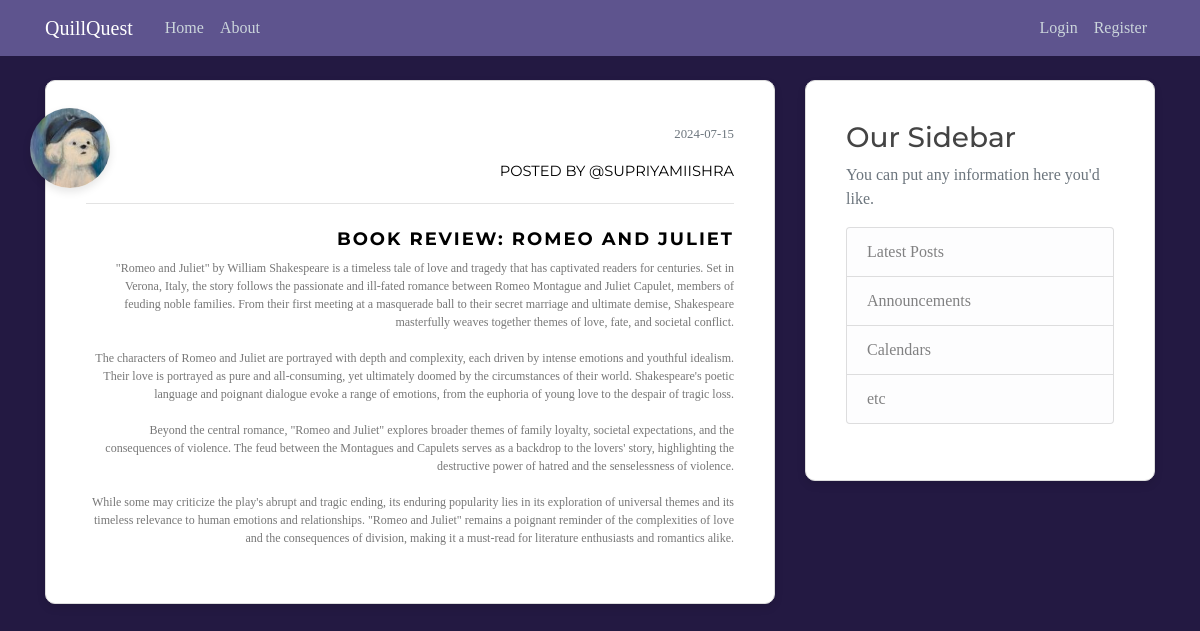
/post/38, run on the app's committed database.
### flaskblog/models.py (models this page shows, shortened)
class User(db.Model, UserMixin): #import from db.Model
    __tablename__ = "user"
    id = db.Column(db.Integer, primary_key= True )
    username = db.Column(db.String(20), unique= True, nullable= False)
    email = db.Column(db.String(120), unique= True, nullable= False)
    image_file = db.Column(db.String(120), nullable= False, default = 'default.jpeg') #hashing for length
    password = db.Column(db.String(60), nullable= False)
    posts = db.relationship ('Post', backref = 'author', lazy =  True) #one-to-many relationship; backref: author attribute to get user of post ; lazy: loads in one go

class Post(db.Model):
    __tablename__ = "post"
    id = db.Column(db.Integer, primary_key= True )
    title = db.Column(db.String(100), nullable= False)
    date_posted= db.Column(db.DateTime, nullable= False, default= datetime.utcnow ) # no (): function as arguement; not current time
    content = db.Column(db.Text, nullable= False)
    user_id = db.Column( db.Integer, db.ForeignKey('user.id'), nullable = False) #lowercase user not class; table and column name

### flaskblog/posts/routes.py (the view)
@posts.route("/post/<int:post_id>")
def post(post_id):
    post = Post.query.get_or_404(post_id)
    return render_template('post.html', title=post.title, post = post)

### flaskblog/templates/post.html (shortened to what this page needs)
{% extends "layout.html" %}
{% block content %}
  <article class="media content-section">
    <img class="rounded-circle article-img" style="width: 80px; height: 80px; box-shadow: 0 4px 8px rgba(0, 0, 0, 0.1);" src="{{ url_for('static', filename='profile_pics/' + post.author.image_file) }}">
    <div class="media-body" style="text-align: right;">
      <div class="article-metadata">
        <small class="text-muted">{{ post.date_posted.strftime('%Y-%m-%d') }} </small> <br>
        <a style="font-size: 11pt;" href="{{  url_for('users.user_posts', username=post.author.username)  }}"> posted by @{{ post.author.username }} </a>
        <div> <br>
        </div>
      </div>
        <h2 class = "article-title" style="font-weight:bold;" > {{ post.title }} </h2>
        <p class="article-content"> {{ post.content }} </p>
    </div>
  </article>
  {% endblock %}

### flaskblog/static/main.css (style rules this page uses)
body { background: #231942; color: #777; font-family: 'Merriweather', serif; font-size: 16px; margin-top: 5rem; }
h1, h2, h3, h4, h5, h6 { color: #444444; font-family: 'Montserrat', sans-serif; }
.content-section { background: #ffffff; padding: 40px; border: 1px solid #dddddd; border-radius: 10px; box-shadow: 0 4px 8px rgba(0, 0, 0, 0.1); margin-bottom: 20px; position: relative; transition: 0.4s; }
.content-section::before { content: ""; position: absolute; bottom: 0; height: 2px; width: 0%; background: #333333; right: 0; transition: width 0.4s; }
.article-title { color: black; font-size: 18px; margin-top: 25px; letter-spacing: 2px; text-transform: uppercase; }
.article-content { white-space: pre-line; font-size: 12px; }
.article-img { height: 65px; width: 65px; margin-right: 16px; position: absolute; top: 27px; left: -16px; cursor: pointer; }
.article-metadata { padding-bottom: 1px; margin-bottom: 4px; border-bottom: 1px solid #e3e3e3; }
.article-metadata a { font-family: 'Montserrat', sans-serif; font-size: 12px; text-transform: uppercase; color: black; margin-top: 10px; transition: 0.4s; display: inline-block; top: 5px; position: relative; }

### data on the page
User: image_file (picture), author.username "SUPRIYAMIISHRA"
Post: date_posted "2024-07-15", title "BOOK REVIEW: ROMEO AND JULIET", content "\"Romeo and Juliet\" by William Shakespeare is a timeless tale of love and tragedy that has captivated readers for centuries. Set in Verona, Italy, the story follows the passionate and ill-fated romance between Romeo Montague and Juliet Capulet, members of feuding noble families. From their first meeting at a masquerade ball to their secret marriage and ultimate demise, Shakespeare masterfully weaves together themes of love, fate, and societal conflict. The characters of Romeo and Juliet are portrayed with depth and complexity, each driven by intense emotions and youthful idealism. Their love is portrayed as pure and all-consuming, yet ultimately doomed by the circumstances of their world.…"
